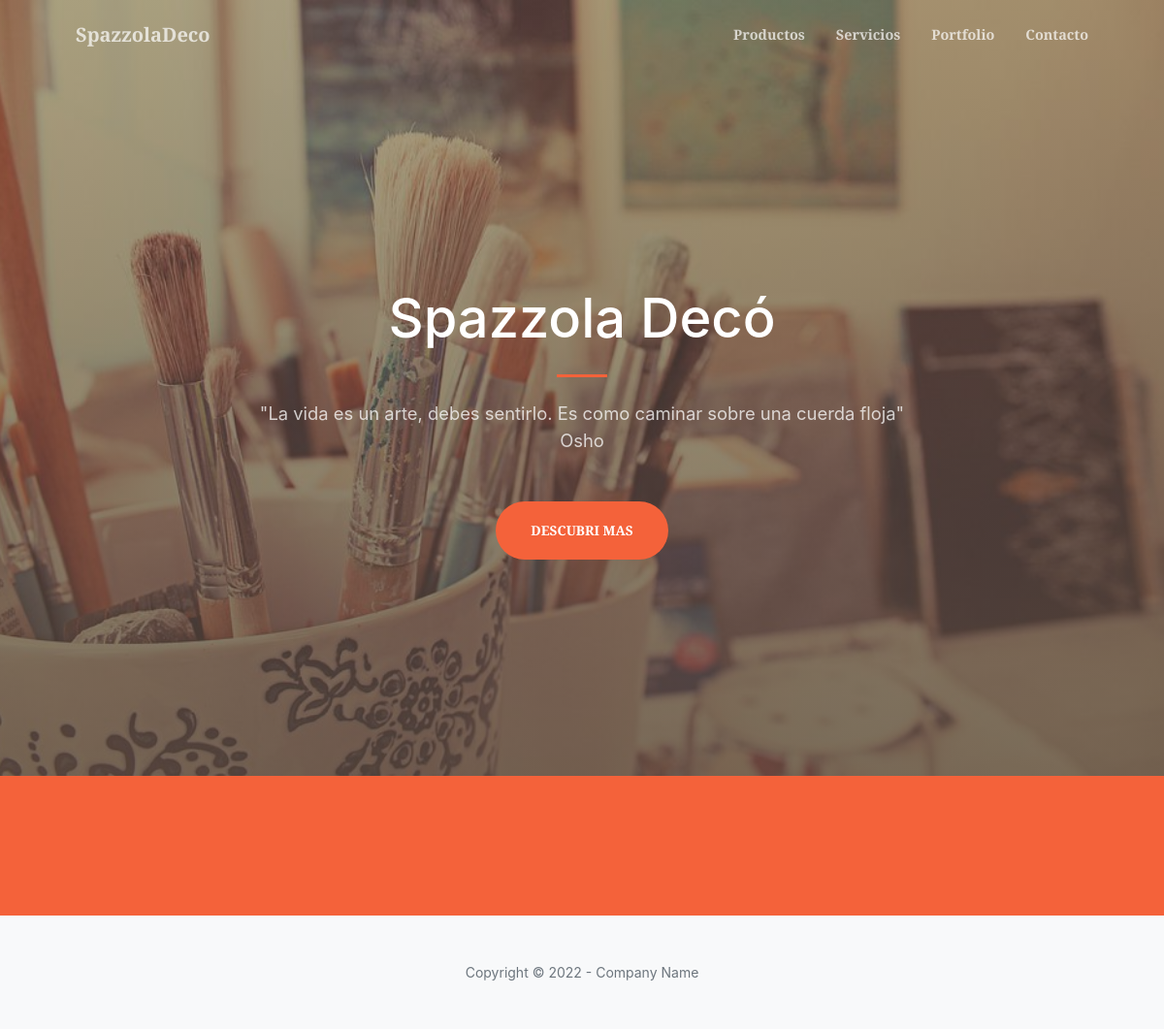
Before: / with the older database file.
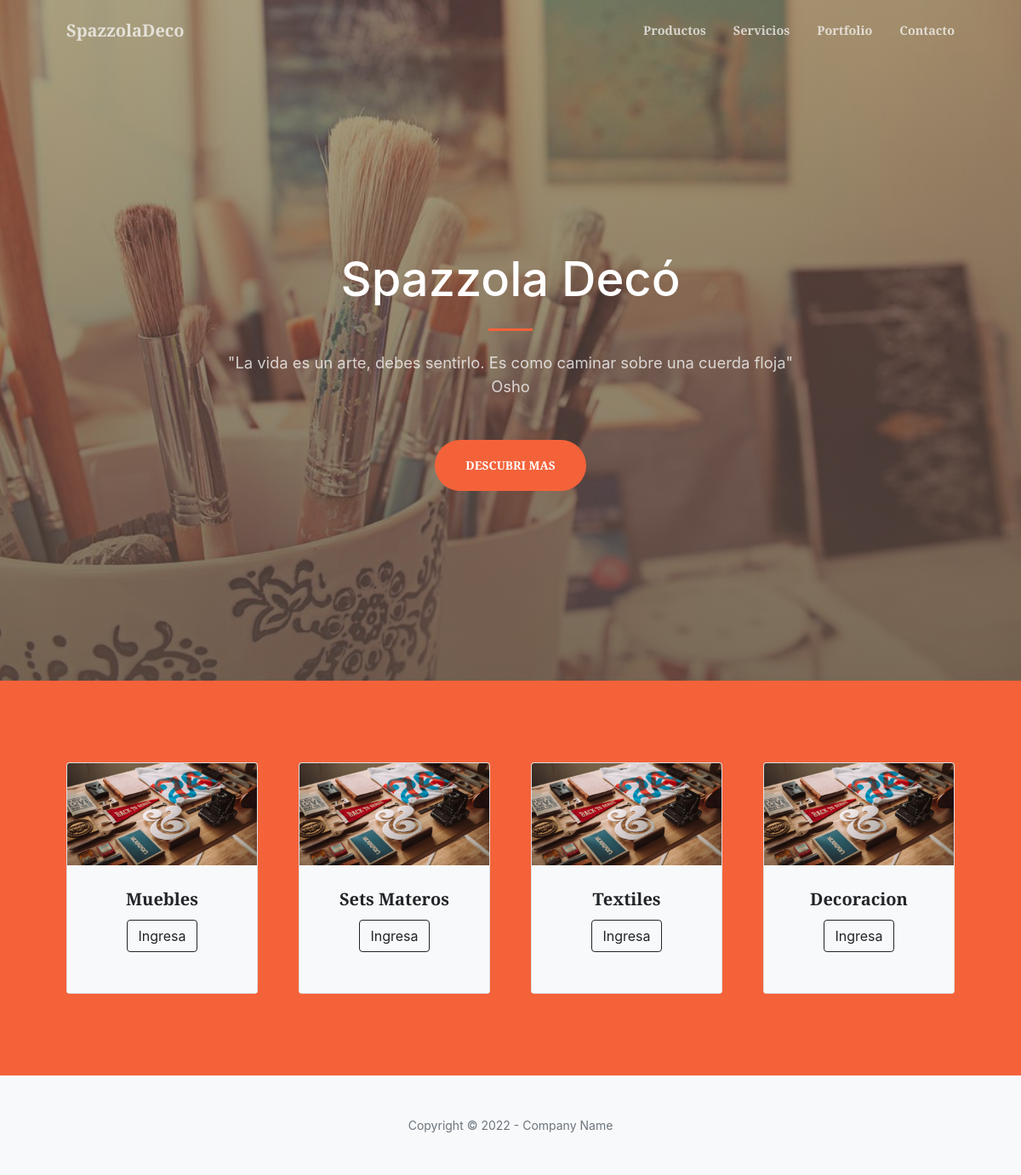
After: the same page with the newer database file.
### tienda/models.py (models this page shows, shortened)
class Category(models.Model):
    name = models.CharField(max_length=255, db_index=True)
    slug = models.SlugField(max_length=255, unique=True) # url amigable
    class Meta:
        verbose_name_plural = 'categorias'

### Web/views.py (the view)
# urls.py: path('', views.home, name='home'),
def home(request):
    categories = Category.objects.all()
    return render(request,'tienda/index.html',{'categories':categories})

### templates/tienda/index.html (shortened to what this page needs)
{% extends "base.html" %}
{% load static %}
{% block header %}
        <header class="masthead">
            <div class="container px-4 px-lg-5 h-100">
                <div class="row gx-4 gx-lg-5 h-100 align-items-center justify-content-center text-center">
                    <div class="col-lg-8 align-self-end">
                        <h1 class="text-white font-weight-bold">Spazzola Decó</h1>
                        <hr class="divider" />
                    </div>
                    <div class="col-lg-8 align-self-baseline">
                        <p class="text-white-75 mb-5">"La vida es un arte, debes sentirlo. Es como caminar sobre una cuerda floja" Osho</p>
                        <a class="btn btn-primary btn-xl" href="#productos">Descubri mas</a>
                    </div>
                </div>
            </div>
        </header>
  <section class="py-5 " style = "background-color:#f4623a " id="productos">
            <div class="container px-4 px-lg-5 mt-5">
                <div class="row gx-4 gx-lg-5 row-cols-2 row-cols-md-3 row-cols-xl-4 justify-content-center">
                    {%for c in categories%}
                    <div class="col mb-5">
                        <div class="card h-100">
                            <img class="card-img-top" src="{% static 'assets/img/portfolio/thumbnails/1.jpg' %}" alt="..." />
                            <div class="card-body p-4 bg-light">
                                 <div class="card-body p-1">
                                    <div class="text-center">
                                        <h5 class="fw-bolder text-dark">{{c.name|title}}</h5>
                                    </div>
                                </div>
                            <div class="card-footer p-4 pt-0 border-top-0 bg-transparent">
                                <div class="text-center"><a class="btn btn-outline-dark mt-auto" href="#">Ingresa</a></div>
                            </div>
                        </div>
                    </div>
                </div>
                {%endfor%}
            </div>
        </section>
  {%endblock header%}

### templates/base.html (shortened to what this page needs)
{% load static %}
<!DOCTYPE html>
<html lang="en">
    <head>
        <link href="https://cdn.jsdelivr.net/npm/bootstrap-icons@1.5.0/font/bootstrap-icons.css" rel="stylesheet" />
        <link href="https://cdnjs.cloudflare.com/ajax/libs/SimpleLightbox/2.1.0/simpleLightbox.min.css" rel="stylesheet" />
        <link href="{% static 'css/styles copy.css' %}" rel="stylesheet" />
    </head>
    <body id="page-top">
        <nav class="navbar navbar-expand-lg navbar-light fixed-top py-3" id="mainNav">
            <div class="container px-4 px-lg-5">
                <a class="navbar-brand" href="#page-top">SpazzolaDeco</a>
                <div class="collapse navbar-collapse" id="navbarResponsive">
                    <ul class="navbar-nav ms-auto my-2 my-lg-0">
                        <li class="nav-item"><a class="nav-link" href="#productos">Productos</a></li>
                        <li class="nav-item"><a class="nav-link" href="#services">Servicios</a></li>
                        <li class="nav-item"><a class="nav-link" href="#portfolio">Portfolio</a></li>
                        <li class="nav-item"><a class="nav-link" href="#contact">Contacto</a></li>
                    </ul>
                </div>
            </div>
        </nav>
        {%block header%}
        {%endblock header%}
        <footer class="bg-light py-5">
            <div class="container px-4 px-lg-5"><div class="small text-center text-muted">Copyright &copy; 2022 - Company Name</div></div>
        </footer>
    </body>
</html>

Changed rows visible on the page:
added Category: name "Muebles"
added Category: name "Sets Materos"
added Category: name "Textiles"
added Category: name "Decoracion"
